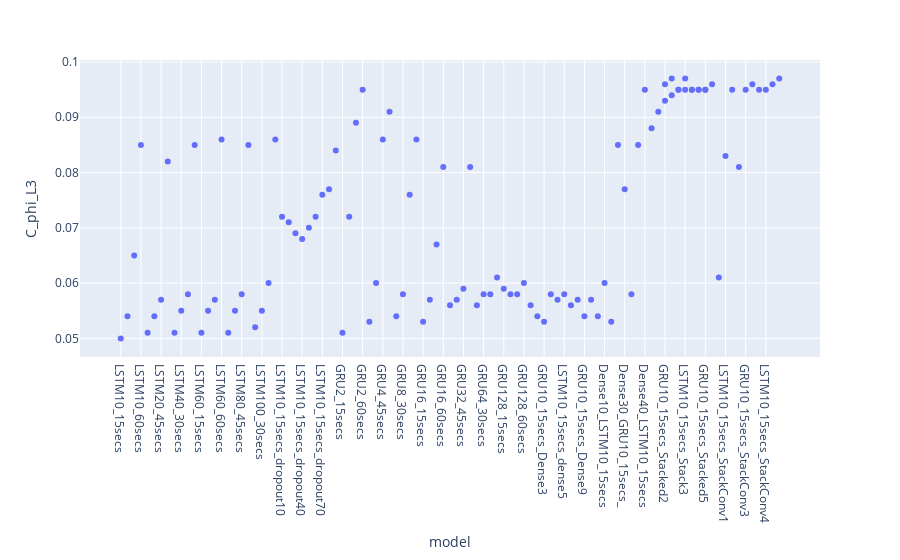

Notebook source saved alongside this figure:
### Code cell
fig = px.scatter(df, x=df.index, y="C_phi_L3", height=800)
fig.show()

### Figure 1 — Plotly figure (JSON) as saved in the notebook; plotly's stock layout.template omitted (floating-point values rounded to 4 significant figures)
{"data": [{"hovertemplate": "model=%{x}<br>C_phi_L3=%{y}<extra></extra>", "legendgroup": "", "marker": {"color": "#636efa", "symbol": "circle"}, "mode": "markers", "name": "", "orientation": "v", "showlegend": false, "type": "scatter", "x": ["LSTM10_15secs", "LSTM10_30secs", "LSTM10_45secs", "LSTM10_60secs", "LSTM20_15secs", "LSTM20_30secs", "LSTM20_45secs", "LSTM20_60secs", "LSTM40_15secs", "LSTM40_30secs", "LSTM40_45secs", "LSTM40_60secs", "LSTM60_15secs", "LSTM60_30secs", "LSTM60_45secs", "LSTM60_60secs", "LSTM80_15secs", "LSTM80_30secs", "LSTM80_45secs", "LSTM80_60secs", "LSTM100_15secs", "LSTM100_30secs", "LSTM100_45secs", "LSTM100_60secs", "LSTM10_15secs_dropout10", "LSTM10_15secs_dropout20", "LSTM10_15secs_dropout30", "LSTM10_15secs_dropout40", "LSTM10_15secs_dropout50", "LSTM10_15secs_dropout60", "LSTM10_15secs_dropout70", "LSTM10_15secs_dropout80", "LSTM10_15secs_dropout90", "GRU2_15secs", "GRU2_30secs", "GRU2_45secs", "GRU2_60secs", "GRU4_15secs", "GRU4_30secs", "GRU4_45secs", "GRU4_60secs", "GRU8_15secs", "GRU8_30secs", "GRU8_45secs", "GRU8_60secs", "GRU16_15secs", "GRU16_30secs", "GRU16_45secs", "GRU16_60secs", "GRU32_15secs", "GRU32_30secs", "GRU32_45secs", "GRU32_60secs", "GRU64_15secs", "GRU64_30secs", "GRU64_45secs", "GRU64_60secs", "GRU128_15secs", "GRU128_30secs", "GRU128_45secs", "GRU128_60secs", "GRU10_15secs_Dense1", "LSTM10_15secs_dense1", "GRU10_15secs_Dense3", "LSTM10_15secs_dense3", "GRU10_15secs_Dense5", "LSTM10_15secs_dense5", "GRU10_15secs_Dense7", "LSTM10_15secs_dense7", "GRU10_15secs_Dense9", "LSTM10_15secs_dense9", "Dense10_GRU10_15secs_", "Dense10_LSTM10_15secs", "Dense20_GRU10_15secs_", "Dense20_LSTM10_15secs", "Dense30_GRU10_15secs_", "Dense30_LSTM10_15secs", "Dense40_GRU10_15secs_", "Dense40_LSTM10_15secs", "Dense50_GRU10_15secs_", "Dense50_LSTM10_15secs", "GRU10_15secs_Stacked2", "LSTM10_15secs_Stack2", "GRU10_15secs_Stacked3", "LSTM10_15secs_Stack3", "GRU10_15secs_Stacked4", "LSTM10_15secs_Stack4", "GRU10_15secs_Stacked5", "GRU10_15secs_Stacked2", "LSTM10_15secs_Stack2", "GRU10_15secs_Stacked3", "LSTM10_15secs_Stack3", "GRU10_15secs_Stacked4", "LSTM10_15secs_Stack4", "GRU10_15secs_Stacked5", "LSTM10_15secs_Stack5", "GRU10_15secs_StackConv1", "LSTM10_15secs_StackConv1", "GRU10_15secs_StackConv2", "LSTM10_15secs_StackConv2", "GRU10_15secs_StackConv3", "LSTM10_15secs_StackConv3", "GRU10_15secs_StackConv4", "LSTM10_15secs_StackConv4", "GRU10_15secs_StackConv5", "LSTM10_15secs_StackConv5"], "xaxis": "x", "y": [0.05, 0.054, 0.065, 0.085, 0.051, 0.054, 0.057, 0.082, 0.051, 0.055, 0.058, 0.085, 0.051, 0.055, 0.057, 0.086, 0.051, 0.055, 0.058, 0.085, 0.052, 0.055, 0.06, 0.086, 0.072, 0.071, 0.069, 0.068, 0.07, 0.072, 0.076, 0.077, 0.084, 0.051, 0.072, 0.089, 0.095, 0.053, 0.06, 0.086, 0.091, 0.054, 0.058, 0.076, 0.086, 0.053, 0.057, 0.067, 0.081, 0.056, 0.057, 0.059, 0.081, 0.056, 0.058, 0.058, 0.061, 0.059, 0.058, 0.058, 0.06, 0.056, 0.054, 0.053, 0.058, 0.057, 0.058, 0.056, 0.057, 0.054, 0.057, 0.054, 0.06, 0.053, 0.085, 0.077, 0.058, 0.085, 0.095, 0.088, 0.091, 0.093, 0.094, 0.095, 0.095, 0.095, 0.095, 0.095, 0.096, 0.097, 0.095, 0.097, 0.095, 0.095, 0.095, 0.096, 0.061, 0.083, 0.095, 0.081, 0.095, 0.096, 0.095, 0.095, 0.096, 0.097], "yaxis": "y"}], "layout": {"autosize": true, "legend": {"tracegroupgap": 0}, "margin": {"t": 60}, "xaxis": {"anchor": "y", "autorange": true, "domain": [0, 1], "range": [-5.803, 103.8], "title": {"text": "model"}, "type": "category"}, "yaxis": {"anchor": "x", "autorange": true, "domain": [0, 1], "range": [0.04696, 0.1], "title": {"text": "C_phi_L3"}, "type": "linear"}}}
